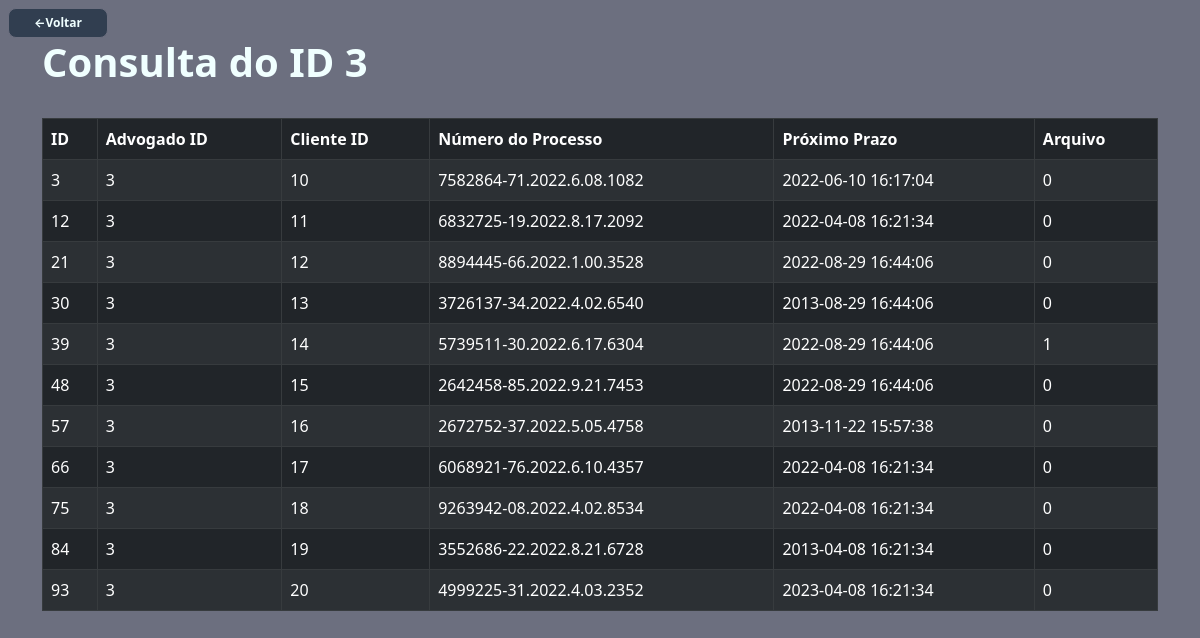
The app's page /tabela.php?userInput=3 with its own data.
### tables this page shows
CREATE TABLE IF NOT EXISTS processos (
	id INT PRIMARY KEY AUTO_INCREMENT,
	advogado_id INT NOT NULL REFERENCES pessoas(id),
	cliente_id INT NOT NULL REFERENCES pessoas (id),
	numero_processo VARCHAR(35) NOT NULL,
	proximo_prazo DATETIME NOT NULL,
	arquivo BOOLEAN NOT NULL
);

### tabela.php (the view, shortened to what this page needs)
<?php
$userInput = $_GET['userInput'];
?>
<!DOCTYPE html>
<html lang="pt-BR">
<head>
    <link href="https://cdn.jsdelivr.net/npm/bootstrap@5.2.0/dist/css/bootstrap.min.css" rel="stylesheet">
    <link href="style_tabela.css" rel="stylesheet" />
</head>
<body>
    <form action="index.php">
        <button id='voltar'>←Voltar</button>
    </form>
    <div class=container>
        <h1>Consulta do ID <?php echo $userInput;?></h1>
        <br>
        <table class='table table-dark table-striped table-bordered table-hover'>
            <thead>
                <tr>
                    <th>ID</th>
                    <th>Advogado ID</th>
                    <th>Cliente ID</th>
                    <th>Número do Processo</th>
                    <th>Próximo Prazo</th>
                    <th>Arquivo</th>
                </tr>
            </thead>
            <tbody>
                <?php
                $servername = "localhost";
                $username = "root";
                $password = "";
                $database = "escritorio";
                $connection = new mysqli($servername, $username, $password, $database);
                $sql = "SELECT * FROM processos WHERE processos.advogado_id ='$userInput';";
                $result = $connection -> query($sql);
                while($row = $result->fetch_assoc()) {
                    echo "<tr>
                        <td>" . $row["id"] . "</td>
                        <td>" . $row["advogado_id"] . "</td>
                        <td>" . $row["cliente_id"] . "</td>
                        <td>" . $row["numero_processo"] . "</td>
                        <td>" . $row["proximo_prazo"] . "</td>
                        <td>" . $row["arquivo"] . "</td>
                    </tr>";
                };
                ?>
            </tbody>
        </table>
    </div>
</body>
</html>

### style_tabela.css (style rules this page uses)
body { margin: 8px; background-color: #6c6f7f; }
#voltar { border: 1px solid #6c6f7f; border-radius: 8px; background-color: #313E50; height: 30px; width: 100px; font-weight: bold; font-size: 12px; color: azure; }
h1 { color: azure; font-weight: bold; font-family: system-ui, -apple-system, BlinkMacSystemFont, 'Segoe UI', Roboto, Oxygen, Ubuntu, Cantarell, 'Open Sans', 'Helvetica Neue', sans-serif; }

### records on screen
processos: id "3", advogado "3", cliente "10", numero_processo "7582864-71.2022.6.08.1082", proximo_prazo "2022-06-10 16:17:04", arquivo "0"
processos: id "12", advogado "3", cliente "11", numero_processo "6832725-19.2022.8.17.2092", proximo_prazo "2022-04-08 16:21:34", arquivo "0"
processos: id "21", advogado "3", cliente "12", numero_processo "8894445-66.2022.1.00.3528", proximo_prazo "2022-08-29 16:44:06", arquivo "0"
processos: id "30", advogado "3", cliente "13", numero_processo "3726137-34.2022.4.02.6540", proximo_prazo "2013-08-29 16:44:06", arquivo "0"
processos: id "39", advogado "3", cliente "14", numero_processo "5739511-30.2022.6.17.6304", proximo_prazo "2022-08-29 16:44:06", arquivo "1"
processos: id "48", advogado "3", cliente "15", numero_processo "2642458-85.2022.9.21.7453", proximo_prazo "2022-08-29 16:44:06", arquivo "0"
processos: id "57", advogado "3", cliente "16", numero_processo "2672752-37.2022.5.05.4758", proximo_prazo "2013-11-22 15:57:38", arquivo "0"
processos: id "66", advogado "3", cliente "17", numero_processo "6068921-76.2022.6.10.4357", proximo_prazo "2022-04-08 16:21:34", arquivo "0"
processos: id "75", advogado "3", cliente "18", numero_processo "9263942-08.2022.4.02.8534", proximo_prazo "2022-04-08 16:21:34", arquivo "0"
processos: id "84", advogado "3", cliente "19", numero_processo "3552686-22.2022.8.21.6728", proximo_prazo "2013-04-08 16:21:34", arquivo "0"
processos: id "93", advogado "3", cliente "20", numero_processo "4999225-31.2022.4.03.2352", proximo_prazo "2023-04-08 16:21:34", arquivo "0"

### other values on screen
$userInput "3"
